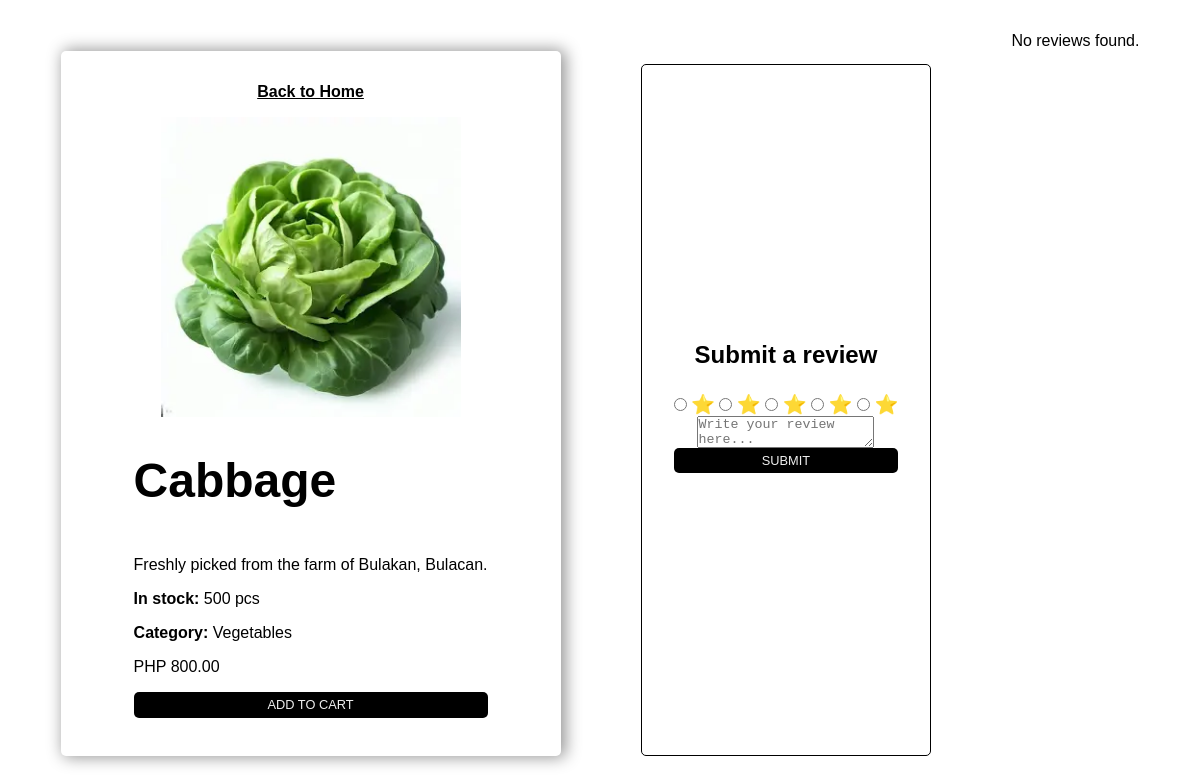
The app's page /renzoProductCatalogue/pages/order-page.php?productId=20241212-Cabbage with its own data.
### tables this page shows
CREATE TABLE `product` (
  `productId` varchar(150) NOT NULL,
  `pname` varchar(150) NOT NULL,
  `price` decimal(10,2) NOT NULL,
  `unit` varchar(150) NOT NULL,
  `qty` decimal(10,0) NOT NULL,
  `description` varchar(255) NOT NULL,
  `category` varchar(150) NOT NULL,
  `image` varchar(255) NOT NULL,
  `created_at` date DEFAULT NULL,
  `updated_at` date DEFAULT NULL
);

### renzoProductCatalogue/pages/order-page.php (the view, shortened to what this page needs)
<?php
include_once '../server/connections.php';
$productId = $_GET['productId'];
$fetchProduct = "SELECT * FROM product WHERE productId = '$productId'";
$result = mysqli_query($connection, $fetchProduct);
$product = mysqli_fetch_assoc($result);
?>
<!DOCTYPE html>
<html lang="en">
<head>
    <link rel="stylesheet" href="../css/styles.css">
</head>
<body id="order">
    <div class="renzo-order-container">
    <a href="../components/main.php" target="mid" class="renzo-back-home"> Back to Home</a>
        <div class="renzo-order-img">
            <img src="../assets/products/<?= $product['image']; ?>" alt="" id="order-img">
        </div>
        <div class="renzo-order-details">
            <h1 class="renzo-details-margin"><?= $product['pname']; ?></h1>
            <p class="renzo-details-margin"><?= $product['description']; ?></p>
            <p class="renzo-details-margin"><strong>In stock:</strong> <?= (int) $product['qty']; ?> pcs</p>
            <p class="renzo-details-margin"><strong>Category:</strong> <?= $product['category']; ?></p>
            <p class="renzo-details-margin">PHP <?= $product['price']; ?></p>
            <form action="" method="POST" autocomplete="off">
                <button type="submit" class="renzo-primary-btn" name="add-to-cart">Add to Cart</button>
            </form>
        </div>
    </div>
    <div class="renzo-review-container">
        <div class="renzo-review">
            <h2 style="font-size: 1.5em; margin-bottom: 1em; text-align: center;">Submit a review</h2>
            <form action="../server/review.php" method="POST" autocomplete="off" id="reviewForm">
                <div class="input-rating">
                    <input type="radio" name="rating" id="1" value="1" required>
                    <label for="1">⭐</label>
                    <input type="radio" name="rating" id="2" value="2" required>
                    <label for="2">⭐</label>
                    <input type="radio" name="rating" id="3" value="3" required>
                    <label for="3">⭐</label>
                    <input type="radio" name="rating" id="4" value="4" required>
                    <label for="4">⭐</label>
                    <input type="radio" name="rating" id="5" value="5" required>
                    <label for="5">⭐</label>
                </div>
                <textarea type="text" name="review" id="review" class="textarea" placeholder="Write your review here..."></textarea>
                <button type="submit" class="renzo-primary-btn" name="submit-review">Submit</button>
            </form>
        </div>
    </div>
    <div class="review-message">
        <?php
        $productId = $_GET['productId'];
        $message = "SELECT * FROM review WHERE productId = '$productId'";
        $showMessage = mysqli_query($connection, $message);
        if (mysqli_num_rows($showMessage) == 0) {
            echo "<p>No reviews found.</p>";
        }
        ?>
    </div>
</body>
</html>

### renzoProductCatalogue/css/styles.css (style rules this page uses)
* { margin: 0; padding: 0; box-sizing: border-box; }
h1 { font-size: 3em; }
h2 { font-size: 2em; }
p { font-size: 1em; }
a { text-decoration: none; }
body { font-family: Verdana, Geneva, Tahoma, sans-serif; }
.renzo-primary-btn { background-color: #000; color: #eee; margin-bottom: 0.5em; width: 100%; height: 2em; border-radius: 5px; cursor: pointer; text-transform: uppercase; font-size: 0.8em; border: none; transition: all 0.3s ease-in-out; }
label { font-size: 1.2em; text-transform: uppercase; margin-bottom: 0.3em; font-weight: 600; }
#order { padding: 2em 2em; display: flex; justify-content: center; gap: 5em; }
.renzo-back-home { text-decoration: underline; color: #000; font-weight: 600; }
.renzo-order-container { margin-top: 1.2em; box-shadow: 0.2em 0 1em 0.1em #979797; max-width: 500px; width: 100%; border-radius: 5px; padding: 2em 0 0 0; display: flex; flex-direction: column; justify-content: center; align-items: center; grid-column: 1; }
.renzo-order-details { text-align: start; margin: 2em; }
.renzo-details-margin { margin-bottom: 1em; }
.renzo-order-img img { max-width: 300px; width: 100%; margin-top: 1em; }
.renzo-review-container { padding: 2em; border: 1px solid #000; background-color: #fff; border-radius: 5px; margin-top: 2em; overflow: hidden; display: flex; justify-content: center; align-items: center; flex-direction: column; grid-column: 2; }
.renzo-review { width: auto; max-width: 600px; display: flex; flex-direction: column; justify-content: center; align-items: center; margin: 0 auto; }
#reviewForm { max-width: 300px; width: 100%; display: flex; flex-direction: column; align-items: center; }

### records on screen
product: image (picture), pname "Cabbage", description "Freshly picked from the farm of Bulakan, Bulacan.", qty "500", category "Vegetables", price "800.00"
